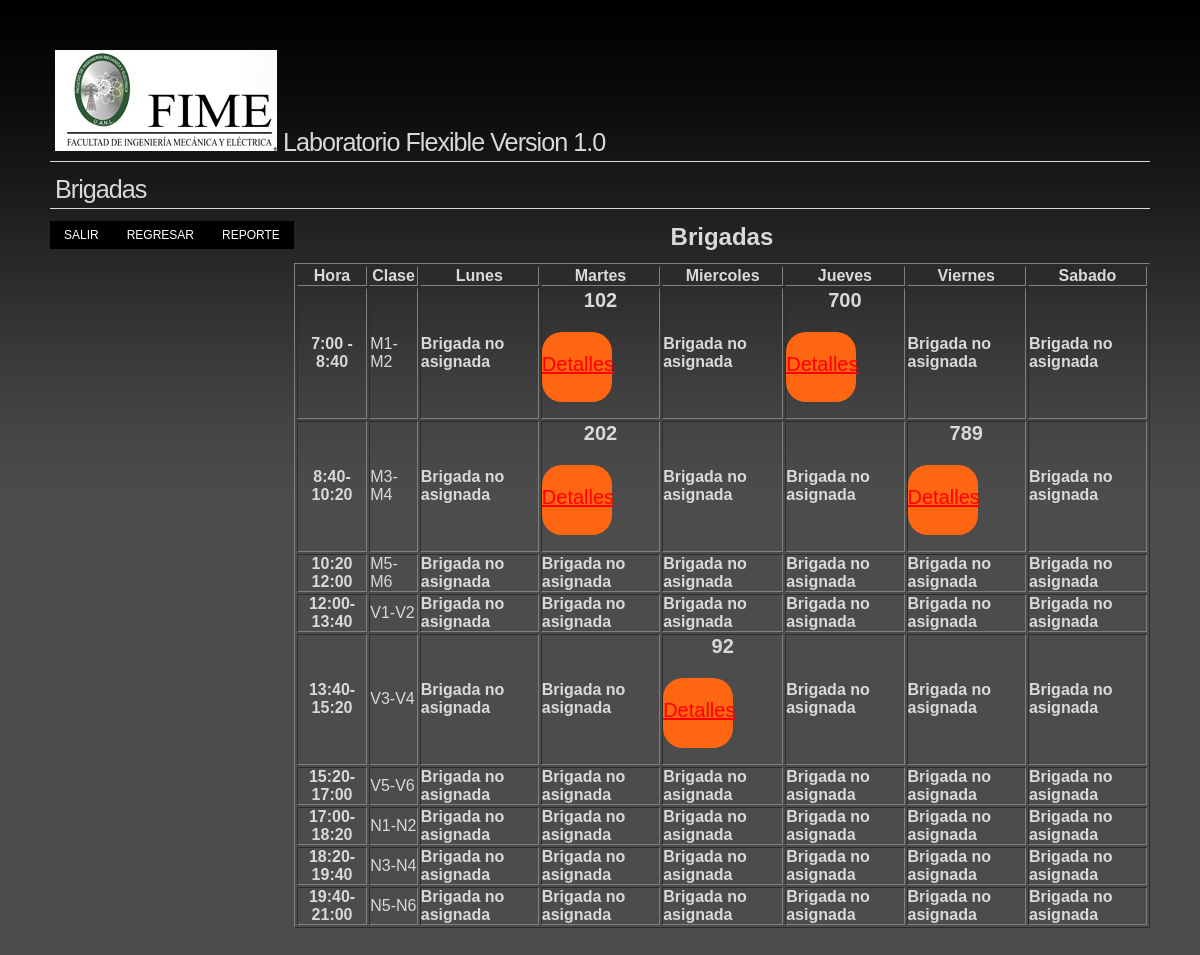
Page /controlador/r_brigadas_mes.php (signed in) on the committed database.
### tables this page shows
CREATE TABLE IF NOT EXISTS `brigada` (
  `id` int(11) NOT NULL AUTO_INCREMENT COMMENT 'Control',
  `no_brigada` bigint(3) NOT NULL COMMENT 'Numero de brigada',
  `no_empleado` bigint(7) NOT NULL COMMENT 'Numero de empleado',
  `hora_clase` int(5) NOT NULL COMMENT '1.-M1-M2, 2.-M3-M4, etc',
  `hora_inicio` time NOT NULL COMMENT 'Hora de inicio',
  `hora_fin` time NOT NULL COMMENT 'Hora de fin',
  `disponibilidad` int(2) NOT NULL COMMENT ' 0.-No disponible 1.- Disponible',
  `disp_mae` int(2) DEFAULT NULL COMMENT '0.-NO Disponible 1.-DISPONIBLE',
  `mensaje` varchar(100) DEFAULT NULL COMMENT 'Mensaje breve que puede ser compartido',
  `plan` int(5) NOT NULL COMMENT 'Plan de estudios',
  PRIMARY KEY (`id`),
  UNIQUE KEY `no_brigada` (`no_brigada`)
);

### controlador/r_brigadas_mes.php (the view, shortened to what this page needs)
<?php
require_once('estilos.php');
print "<h1>Brigadas</h1>";
print "<ul class=dropdown dropdown-horizontal>";
print "<li><a href= ../controlador/cerrar.php>Salir</a></li>";
print "<li><a href= ../vista/maestros_es.php >Regresar</a>";
print "<li><a href= ../controlador/reporte_brigadas.php>Reporte</a></li><br><br>";
print "</ul>";
$b = $_SESSION['User'];
		function brig ($h){
		global $b;
		$consulta = "SELECT * FROM brigada WHERE hora_clase = '$h' AND no_empleado= '$b'";
		$datos = mysql_query($consulta);
		$numDatos = @mysql_num_rows($datos);
		if ($numDatos <= 0) {
		echo "<strong>"."Brigada no asignada"."<br>";
		} else {
		while ($col=mysql_fetch_array($datos))
	    {
		print "<p class ='info'   align='center'><strong>".$col['no_brigada']."</strong></p>";}
		return true;}
		}
?>
<table border="1" align="center">
    <caption>
    <h2>Brigadas</h2>
    </caption>
    <tr>
      <th scope="col">Hora</th>
      <th scope="col">Clase</th>
      <th scope="col">Lunes</th>
      <th scope="col">Martes</th>
      <th scope="col">Miercoles</th>
      <th scope="col">Jueves</th>
      <th scope="col">Viernes</th>
      <th scope="col">Sabado</th>
    </tr>
    <tr>
      <th scope="row">7:00 - 8:40 </th>
      <td>M1-M2</td>
	  <?php for ($i=1; $i<=6;$i++){
      print "<td>";if (brig($i)){print "<p><a class ='detalle' href ='det_brigada_mes.php?brig=$i'>Detalles</a></p>"; print "</td>";}
      }
	  ?>
    </tr>
    <tr>
      <th scope="row">8:40-10:20</th>
      <td>M3-M4</td>
      <?php for ($i=7; $i<=12;$i++){
print "<td>";if (brig($i)){print "<p><a class ='detalle' href ='det_brigada_mes.php?brig=$i'>Detalles</a></p>"; print "</td>";}
      }
	  ?>
    </tr>
    <tr>
      <th scope="row">10:20 12:00</th>
      <td>M5-M6</td>
      <?php for ($i=13; $i<=18;$i++){
      print "<td>";if (brig($i)){print "<p><a class ='detalle' href ='det_brigada_mes.php?brig=$i'>Detalles</a></p>"; print "</td>";}
      }
	  ?>
    </tr>
    <tr>
      <th scope="row">12:00-13:40</th>
      <td>V1-V2</td>
      <?php for ($i=19; $i<=24;$i++){
      print "<td>";if (brig($i)){print "<p><a class ='detalle' href ='det_brigada_mes.php?brig=$i'>Detalles</a></p>"; print "</td>";}
      }
	  ?>
    </tr>
    <tr>
      <th scope="row">13:40-15:20</th>
      <td>V3-V4</td>
      <?php for ($i=25; $i<=30;$i++){
      print "<td>";if (brig($i)){print "<p><a class ='detalle' href ='det_brigada_mes.php?brig=$i'>Detalles</a></p>"; print "</td>";}
      }
	  ?>
    </<tr>
    <tr>
      <th scope="row">15:20-17:00</th>
      <td>V5-V6</td>
      <?php for ($i=31; $i<=36;$i++){
      print "<td>";if (brig($i)){print "<p><a class ='detalle' href ='det_brigada_mes.php?brig=$i'>Detalles</a></p>"; print "</td>";}
      }
	  ?>
    </tr>
    <tr>
      <th scope="row">17:00-18:20</th>
      <td>N1-N2</td>
      <?php for ($i=37; $i<=42;$i++){
      print "<td>";if (brig($i)){print "<p><a class ='detalle' href ='det_brigada_mes.php?brig=$i'>Detalles</a></p>"; print "</td>";}
      }
	  ?>
    </tr>
    <tr>
      <th scope="row">18:20-19:40</th>
      <td>N3-N4</td>
      <?php for ($i=43; $i<=48;$i++){
		print "<td>";if (brig($i)){print "<p><a class ='detalle' href ='det_brigada_mes.php?brig=$i'>Detalles</a></p>"; print "</td>";}
      }
	  ?>
    </tr>
    <tr>
      <th scope="row">19:40-21:00</th>
      <td>N5-N6</td>
      <?php for ($i=49; $i<=54;$i++){
		print "<td>";if (brig($i)){print "<p><a class ='detalle' href ='det_brigada_mes.php?brig=$i'>Detalles</a></p>"; print "</td>";}
      }
	  ?>
    </tr>
</table>

### controlador/css/helper.css (style rules this page uses)
* { margin: 0; padding: 0; outline: none; }
body { padding: 50px; border-top: solid 1px #fff; background: #FFF url(../images/pattern-wavy-grad.png) 0 0 repeat-x; color: #000 ; font: 14px/normal Tahoma, Arial, Helvetica, sans-serif; }
p { margin-bottom: 1em; }
h1,h2,h3 { margin-bottom: .5em; font-family: Arial, Helvetica, sans-serif; line-height: normal; }
h1 { margin-bottom: .5em; padding-bottom: 4px; border-bottom: solid 1px #d9d9d9; font-family: Arial, Helvetica, sans-serif; font-weight: normal; font-size: 180%; text-indent: 5px; letter-spacing: -1px; }
body.nvidia-com { border-top: none; background: #4c4c4c url(../images/nvidia.com/grad1.png) 0 0 repeat-x; color: #d9d9d9; }

### controlador/css/dropdown/dropdown.css (style rules this page uses)
ul.dropdown, ul.dropdown li, ul.dropdown ul { list-style: none; margin: 0; padding: 0; }
ul.dropdown { position: relative; z-index: 597; float: left; }
ul.dropdown li { float: left; min-height: 1px; line-height: 1.3em; vertical-align: middle; }

### controlador/css/dropdown/themes/nvidia.com/default.advanced.css (style rules this page uses)
ul.dropdown li a { display: block; padding: 7px 14px; }
ul.dropdown li { padding: 0; }

### controlador/css/dropdown/themes/nvidia.com/default.css (style rules this page uses)
ul.dropdown { font: normal 12px "Trebuchet MS", Arial, Helvetica, sans-serif; text-transform: uppercase; }
ul.dropdown li { padding: 7px 0; background-color: #000; color: #fff; line-height: normal; }
ul.dropdown a:link, ul.dropdown a:visited { color: #fff; text-decoration: none; }

### rows in the picture
brigada: no_brigada "102"
brigada: no_brigada "700"
brigada: no_brigada "202"
brigada: no_brigada "789"
brigada: no_brigada "92"
